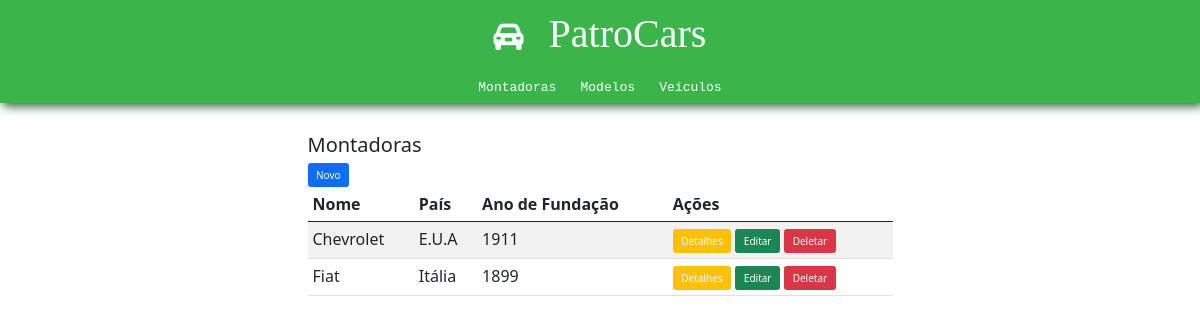
Before: /patrocars/montadoras/ with the older database file.
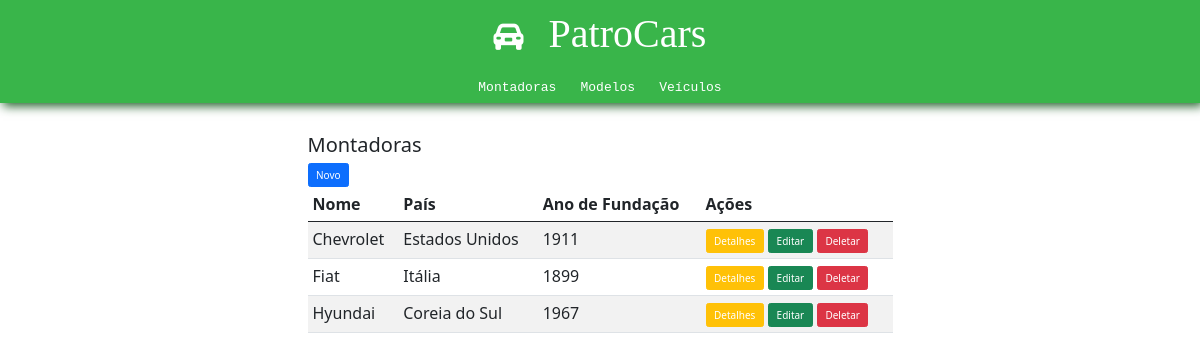
After: the same page with the newer database file.
### patrocars/models.py (models this page shows, shortened)
class Montadora(models.Model):
    id = models.CharField(primary_key=True, default=ulid.new, editable=False, max_length=26)
    nome = models.CharField(max_length=100)
    pais = models.CharField(max_length=100)
    ano_fundacao = models.IntegerField()

### patrocars/views.py (the view)
# urls.py: path('montadoras/', views.lista_montadoras, name='lista_montadoras'),
def lista_montadoras(request):
    montadoras = Montadora.objects.all()
    return render(request, 'patrocars/montadoras/lista_montadoras.html', {'montadoras': montadoras})

### patrocars/templates/patrocars/montadoras/lista_montadoras.html
{% include 'patrocars/partials/head.html' %}
<body>
    {% include 'patrocars/partials/header.html' %}
    <main>
        <div class="container-sm mt-5" style="width:50vw">
            <h2>Montadoras</h2>
            <button class="btn btn-primary">
                <a href="{% url 'patrocars:criar_montadora' %}">Novo</a>
            </button>
            <table class="table table-striped">
                <thead>
                    <tr>
                        <th scope="col">Nome</th>
                        <th scope="col">País</th>
                        <th scope="col">Ano de Fundação</th>
                        <th scope="col">Ações</th>
                    </tr>
                </thead>
                <tbody>
                    {% for montadora in montadoras %}
                        <tr>
                            <td>{{ montadora.nome }}</td>
                            <td>{{ montadora.pais }}</td>
                            <td>{{ montadora.ano_fundacao }}</td>
                            <td>
                                <button class="btn btn-warning"><a href="{% url 'patrocars:detalhe_montadora' montadora.id %}" >Detalhes</a></button>
                                <button class="btn btn-success"><a href="{% url 'patrocars:editar_montadora' montadora.id %}" >Editar</a></button>
                                <button class="btn btn-danger"><a href="{% url 'patrocars:excluir_montadora' montadora.id %}" >Deletar</a></button>
                            </td>
                        </tr>
                    {% empty %}
                        <tr>
                            <td colspan="4">Nenhuma montadora cadastrada.</td>
                        </tr>
                    {% endfor %}
                </tbody>
            </table>
        </div>
    </main>
</body>
</html>

Changed rows visible on the page:
changed Montadora "Chevrolet": pais "E.U.A" → "Estados Unidos"
added Montadora: nome "Hyundai", pais "Coreia do Sul", ano_fundacao "1967"
